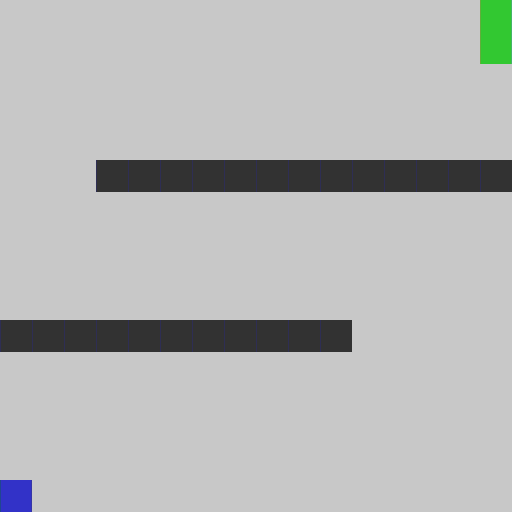

This game map was drawn from its Tiled (.tmx) file and the tilesets committed beside it. A one-line description and the full map source follow:
An orthogonal 16x16 tile map with 32x32 px tiles, 1 tile layer (Tile Layer 1).

<map version="1.10" tiledversion="1.10.1" orientation="orthogonal" renderorder="right-down" width="16" height="16" tilewidth="32" tileheight="32" infinite="0" nextlayerid="2" nextobjectid="1">
 <tileset firstgid="1" source="../BaseTileset.tsx" />
 <layer id="1" name="Tile Layer 1" width="16" height="16">
  <data encoding="csv">
5,5,5,5,5,5,5,5,5,5,5,5,5,5,5,2,
5,5,5,5,5,5,5,5,5,5,5,5,5,5,5,2,
5,5,5,5,5,5,5,5,5,5,5,5,5,5,5,5,
5,5,5,5,5,5,5,5,5,5,5,5,5,5,5,5,
5,5,5,5,5,5,5,5,5,5,5,5,5,5,5,5,
5,5,5,4,4,4,4,4,4,4,4,4,4,4,4,4,
5,5,5,5,5,5,5,5,5,5,5,5,5,5,5,5,
5,5,5,5,5,5,5,5,5,5,5,5,5,5,5,5,
5,5,5,5,5,5,5,5,5,5,5,5,5,5,5,5,
5,5,5,5,5,5,5,5,5,5,5,5,5,5,5,5,
4,4,4,4,4,4,4,4,4,4,4,5,5,5,5,5,
5,5,5,5,5,5,5,5,5,5,5,5,5,5,5,5,
5,5,5,5,5,5,5,5,5,5,5,5,5,5,5,5,
5,5,5,5,5,5,5,5,5,5,5,5,5,5,5,5,
5,5,5,5,5,5,5,5,5,5,5,5,5,5,5,5,
3,5,5,5,5,5,5,5,5,5,5,5,5,5,5,5
</data>
 </layer>
</map>
